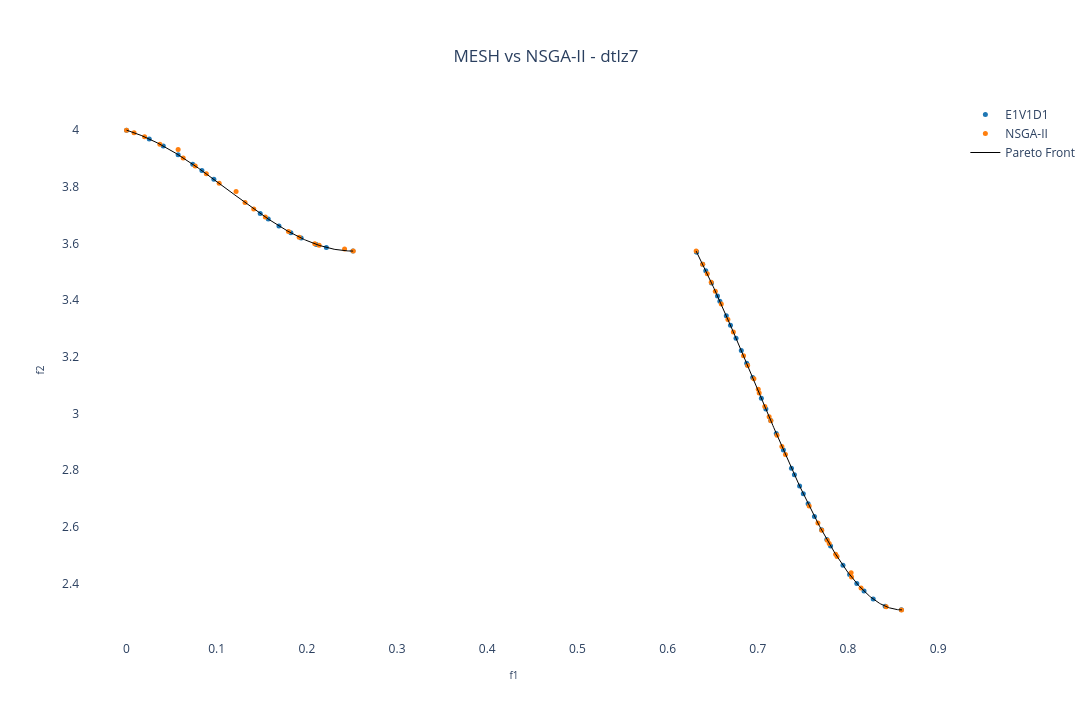

Notebook cell for this chart:
### Markdown cell above
### MESH vs Pymoo 2D:

### Code cell
nsga2_result = pickle.load(open(f'../result/NSGA2_{experiment_name}.pkl', 'rb'))

# Creating a subplot
fig = go.Figure()

add_MESH = True
if(add_MESH):
    for i in range(num_dataset):
        fig.add_trace(pareto_front[i])

fig.add_trace(go.Scatter(x=nsga2_result['combined'][1][:,0], 
               y=nsga2_result['combined'][1][:,1],
               mode='markers', marker=dict(size=5, color=solid_colors[-1]),
               name="NSGA-II")
               )

# Plotting the Pareto front
real_pareto_front = get_pareto(experiment_name, n_pareto_points, position_dim, 2)
fig.add_trace(
	go.Scatter(x=real_pareto_front[:,0],
		y=real_pareto_front[:,1],
		mode='lines', line=dict(width=1, color='black'),
		name='Pareto Front',
		showlegend=(i==0)
		)
	)

# Setting layout
fig.update_layout(
    showlegend=True,
    xaxis=dict(title=dict(text='f1', font=dict(size=10))),
    yaxis=dict(title=dict(text='f2', font=dict(size=10))),
    title=dict(
        text='MESH vs NSGA-II - ' + experiment_name,
        x=0.5,  # Centering the title
        xanchor='center',
        yanchor='top'
    ),
    #margin=dict(l=0, r=0, b=0, t=0), # Rearrange the margin
    width=1520,   # Figure width (pixels)
    height=720,  # Figure height (pixels)
    paper_bgcolor="white",
    plot_bgcolor='white'
)

# Showing the figure
fig.show()

### Figure 1 — Plotly figure (JSON) as saved in the notebook; plotly's stock layout.template omitted (floating-point values rounded to 4 significant figures; data arrays with more than 128 entries replaced by an {"elided": "..."} marker saying what was removed)
{"data": [{"marker": {"color": "#1f77b4", "size": 5}, "mode": "markers", "name": "E1V1D1", "showlegend": true, "type": "scatter", "x": [0, 0.02523, 0.04078, 0.05722, 0.07347, 0.08359, 0.09685, 0.1482, 0.1571, 0.169, 0.1822, 0.1936, 0.2105, 0.2216, 0.2511, 0.6321, 0.6322, 0.6389, 0.6423, 0.6487, 0.6553, 0.6579, 0.6651, 0.6697, 0.6758, 0.6817, 0.6877, 0.6884, 0.6943, 0.7039, 0.7089, 0.7144, 0.7205, 0.7284, 0.7373, 0.7406, 0.7464, 0.7505, 0.7558, 0.7628, 0.7706, 0.7765, 0.7807, 0.7944, 0.8018, 0.8098, 0.8178, 0.828, 0.8412, 0.8591], "y": [4, 3.969, 3.944, 3.913, 3.88, 3.857, 3.827, 3.706, 3.686, 3.662, 3.638, 3.619, 3.597, 3.586, 3.573, 3.57, 3.57, 3.527, 3.504, 3.461, 3.415, 3.396, 3.345, 3.311, 3.266, 3.222, 3.177, 3.171, 3.127, 3.054, 3.016, 2.975, 2.93, 2.872, 2.807, 2.784, 2.744, 2.717, 2.682, 2.637, 2.589, 2.556, 2.533, 2.464, 2.432, 2.4, 2.373, 2.345, 2.32, 2.307]}, {"marker": {"color": "#ff7f0e", "size": 5}, "mode": "markers", "name": "NSGA-II", "type": "scatter", "x": [4.342e-16, 0.008349, 0.02003, 0.03695, 0.05723, 0.06285, 0.07617, 0.0885, 0.1027, 0.1215, 0.1314, 0.1411, 0.1539, 0.1796, 0.1914, 0.2087, 0.2136, 0.2418, 0.2514, 0.6317, 0.6388, 0.644, 0.6483, 0.6529, 0.6595, 0.6669, 0.6729, 0.6842, 0.6887, 0.6957, 0.7005, 0.7015, 0.7078, 0.7126, 0.7144, 0.7213, 0.7267, 0.7307, 0.757, 0.7666, 0.7709, 0.7771, 0.7792, 0.7863, 0.7878, 0.8035, 0.8039, 0.8145, 0.8424, 0.8593], "y": [4.0, 3.991, 3.976, 3.95, 3.931, 3.902, 3.874, 3.846, 3.813, 3.783, 3.744, 3.722, 3.693, 3.642, 3.622, 3.599, 3.593, 3.58, 3.573, 3.573, 3.527, 3.493, 3.463, 3.432, 3.387, 3.332, 3.288, 3.203, 3.169, 3.122, 3.085, 3.072, 3.025, 2.989, 2.975, 2.924, 2.884, 2.855, 2.674, 2.613, 2.588, 2.552, 2.541, 2.503, 2.496, 2.438, 2.423, 2.384, 2.318, 2.307]}, {"line": {"color": "black", "width": 1}, "mode": "lines", "name": "Pareto Front", "showlegend": true, "type": "scatter", "x": {"elided": "482 float values"}, "y": {"elided": "482 float values"}}], "layout": {"height": 720, "paper_bgcolor": "white", "plot_bgcolor": "white", "showlegend": true, "title": {"text": "MESH vs NSGA-II - dtlz7", "x": 0.5, "xanchor": "center", "yanchor": "top"}, "width": 1520, "xaxis": {"title": {"font": {"size": 10}, "text": "f1"}}, "yaxis": {"title": {"font": {"size": 10}, "text": "f2"}}}}
